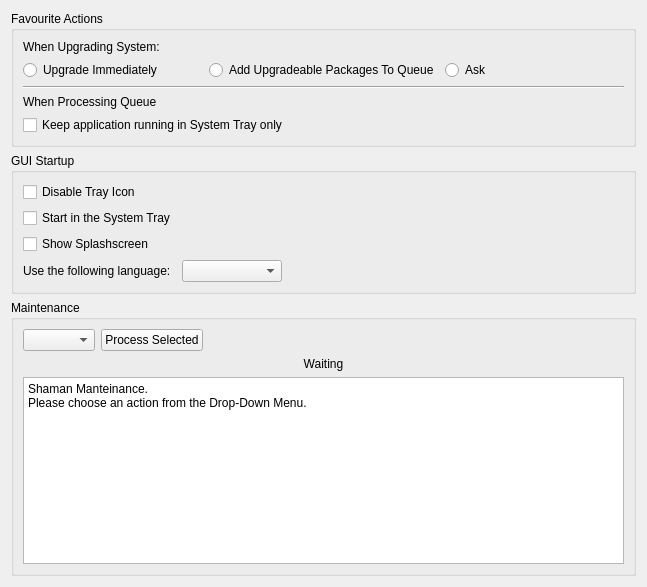
<?xml version="1.0" encoding="UTF-8"?>
<ui version="4.0">
 <class>ShamanGeneralConfig</class>
 <widget class="QWidget" name="ShamanGeneralConfig">
  <property name="geometry">
   <rect>
    <x>0</x>
    <y>0</y>
    <width>647</width>
    <height>587</height>
   </rect>
  </property>
  <property name="windowTitle">
   <string/>
  </property>
  <layout class="QVBoxLayout" name="verticalLayout">
   <item>
    <widget class="QGroupBox" name="groupBox_5">
     <property name="title">
      <string>Favourite Actions</string>
     </property>
     <property name="alignment">
      <set>Qt::AlignLeading</set>
     </property>
     <layout class="QGridLayout" name="_2">
      <item row="0" column="0">
       <widget class="QLabel" name="label_7">
        <property name="text">
         <string>When Upgrading System:</string>
        </property>
       </widget>
      </item>
      <item row="1" column="0">
       <layout class="QHBoxLayout" name="_3">
        <item>
         <widget class="QRadioButton" name="upNowRadio">
          <property name="text">
           <string>Upgrade Immediately</string>
          </property>
         </widget>
        </item>
        <item>
         <widget class="QRadioButton" name="addUpRadio">
          <property name="text">
           <string>Add Upgradeable Packages To Queue</string>
          </property>
         </widget>
        </item>
        <item>
         <widget class="QRadioButton" name="askUpRadio">
          <property name="text">
           <string>Ask</string>
          </property>
         </widget>
        </item>
       </layout>
      </item>
      <item row="2" column="0">
       <widget class="Line" name="line">
        <property name="orientation">
         <enum>Qt::Horizontal</enum>
        </property>
       </widget>
      </item>
      <item row="3" column="0">
       <widget class="QLabel" name="label_8">
        <property name="text">
         <string>When Processing Queue</string>
        </property>
       </widget>
      </item>
      <item row="4" column="0">
       <widget class="QCheckBox" name="keepQueueTrayBox">
        <property name="text">
         <string>Keep application running in System Tray only</string>
        </property>
       </widget>
      </item>
     </layout>
    </widget>
   </item>
   <item>
    <widget class="QGroupBox" name="groupBox_6">
     <property name="title">
      <string>GUI Startup</string>
     </property>
     <layout class="QFormLayout" name="formLayout">
      <item row="1" column="0">
       <widget class="QCheckBox" name="startTrayBox">
        <property name="text">
         <string>Start in the System Tray</string>
        </property>
       </widget>
      </item>
      <item row="2" column="0">
       <widget class="QCheckBox" name="splashScreenBox">
        <property name="text">
         <string>Show Splashscreen</string>
        </property>
       </widget>
      </item>
      <item row="3" column="0">
       <widget class="QLabel" name="label_22">
        <property name="text">
         <string>Use the following language:</string>
        </property>
       </widget>
      </item>
      <item row="3" column="1">
       <widget class="QComboBox" name="languageCombo">
        <property name="maximumSize">
         <size>
          <width>100</width>
          <height>16777215</height>
         </size>
        </property>
       </widget>
      </item>
      <item row="0" column="0">
       <widget class="QCheckBox" name="disableTray">
        <property name="text">
         <string>Disable Tray Icon</string>
        </property>
       </widget>
      </item>
     </layout>
    </widget>
   </item>
   <item>
    <widget class="QGroupBox" name="groupBox">
     <property name="title">
      <string>Maintenance</string>
     </property>
     <layout class="QGridLayout" name="_4">
      <item row="0" column="0">
       <layout class="QVBoxLayout" name="_5">
        <item>
         <layout class="QHBoxLayout" name="_6">
          <item>
           <widget class="QComboBox" name="mantActionBox"/>
          </item>
          <item>
           <widget class="QPushButton" name="mantProcessButton">
            <property name="sizePolicy">
             <sizepolicy hsizetype="Maximum" vsizetype="Fixed">
              <horstretch>0</horstretch>
              <verstretch>0</verstretch>
             </sizepolicy>
            </property>
            <property name="text">
             <string>Process Selected</string>
            </property>
            <property name="icon">
             <iconset>
              <normaloff>:/Icons/icons/dialog-ok-apply.png</normaloff>:/Icons/icons/dialog-ok-apply.png</iconset>
            </property>
           </widget>
          </item>
          <item>
           <spacer>
            <property name="orientation">
             <enum>Qt::Horizontal</enum>
            </property>
            <property name="sizeHint" stdset="0">
             <size>
              <width>40</width>
              <height>20</height>
             </size>
            </property>
           </spacer>
          </item>
         </layout>
        </item>
        <item>
         <layout class="QHBoxLayout" name="_7">
          <item>
           <widget class="QLabel" name="statusLabel">
            <property name="text">
             <string comment="Waiting for a user action">Waiting</string>
            </property>
            <property name="alignment">
             <set>Qt::AlignCenter</set>
            </property>
           </widget>
          </item>
         </layout>
        </item>
        <item>
         <widget class="QTextEdit" name="mantDetails">
          <property name="sizePolicy">
           <sizepolicy hsizetype="Preferred" vsizetype="Maximum">
            <horstretch>0</horstretch>
            <verstretch>0</verstretch>
           </sizepolicy>
          </property>
          <property name="html">
           <string>&lt;!DOCTYPE HTML PUBLIC &quot;-//W3C//DTD HTML 4.0//EN&quot; &quot;http://www.w3.org/TR/REC-html40/strict.dtd&quot;&gt;
&lt;html&gt;&lt;head&gt;&lt;meta name=&quot;qrichtext&quot; content=&quot;1&quot; /&gt;&lt;style type=&quot;text/css&quot;&gt;
p, li { white-space: pre-wrap; }
&lt;/style&gt;&lt;/head&gt;&lt;body style=&quot; font-family:'Liberation Sans'; font-size:7pt; font-weight:400; font-style:normal;&quot;&gt;
&lt;p style=&quot; margin-top:0px; margin-bottom:0px; margin-left:0px; margin-right:0px; -qt-block-indent:0; text-indent:0px;&quot;&gt;&lt;span style=&quot; font-size:9pt;&quot;&gt;Shaman Manteinance.&lt;/span&gt;&lt;/p&gt;
&lt;p style=&quot; margin-top:0px; margin-bottom:0px; margin-left:0px; margin-right:0px; -qt-block-indent:0; text-indent:0px;&quot;&gt;&lt;span style=&quot; font-size:9pt;&quot;&gt;Please choose an action from the Drop-Down Menu.&lt;/span&gt;&lt;/p&gt;&lt;/body&gt;&lt;/html&gt;</string>
          </property>
         </widget>
        </item>
       </layout>
      </item>
     </layout>
    </widget>
   </item>
  </layout>
 </widget>
 <resources/>
 <connections/>
</ui>
